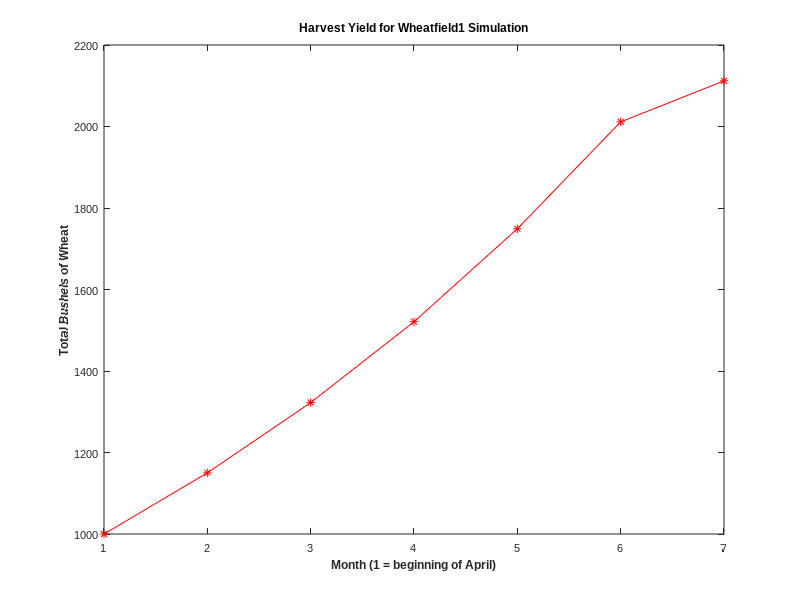

MATLAB code for this plot:

% PROGRAM:  wheatfield1.m
% AUTHOR:  Joseph A. Marr
% DATE OF LAST MODIFICATION:  15 APR 2013

% PURPOSE:  To deomonstrate the basics of stochastic simulation
% for CDS-130.  This program appears in a sequence demonstrated
% in the presentation "Introduction to Modeling, III:  Stochastic
% Models and Monte Carlo Methods."  Companion programs are
% wheatfield2.m and wheatfield3.m


%-------------------- SYSTEM ADMIN -----------------------------

rng('shuffle')                                    %initialize rng

%-------------------- MODEL PARAMETERS -------------------------

deltat = 1;                     %time step
P(1) = 1000;                    %initial condition
sunny_growth_rate = 0.15;       %wheat growth rate with sun
cloudy_growth_rate = 0.05;      %wheat growth rate without sun

%-------------------- SIMULATION LOOP --------------------------

for t = 1:6
    chance_of_sun = rand;
    if (chance_of_sun <= 0.75)
       P(t+1) = P(t) + deltat*sunny_growth_rate*P(t);
    else
       P(t+1) = P(t) + deltat*cloudy_growth_rate*P(t);
    end
end

%-------------------- OUTPUT FINAL RESULT ----------------------
P(7)


%-------------------- VISUALIZE RESULTS ------------------------
plot([1:7],P,'-r*')
title('Harvest Yield for Wheatfield1 Simulation',...
   'FontName','Arial','FontSize',12,'FontWeight','Bold')
xlabel('Month (1 = beginning of April)','FontName','Arial',...
   'FontSize',10,'FontWeight','Bold')
ylabel('Total Bushels of Wheat','FontName','Arial',...
   'FontSize',10,'FontWeight','Bold')
set(gca,'FontName','Arial','FontSize',8)
